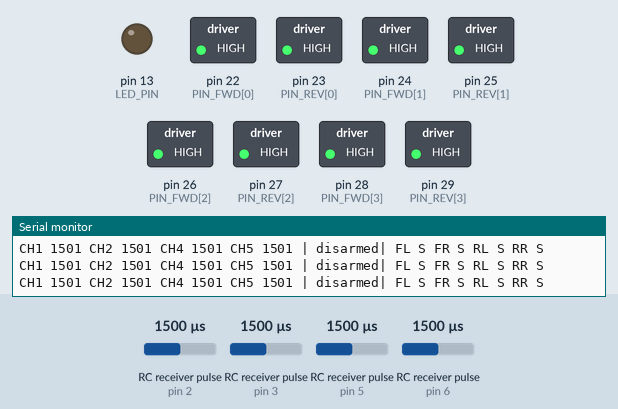
This sketch was run on a simulated Arduino Mega 2560, built with avr-gcc and run on an emulated ATmega2560. On the bench: switched loads named in the sketch (green lamp = pin HIGH), output pins drawn as LEDs (lit = HIGH), the last lines printed to the serial monitor. Wiring (inferred from the names in the program): 4 × RC receiver channel: data pin 2 / data pin 3 / data pin 5 / data pin 6. The test bench sets the inputs (shaded band); at power-on: RC receiver pulse (sensors on pin 6, pin 2, pin 3, pin 5) 1500 µs.

Above: at 1.2 s.
1.3 s: RC receiver pulse (sensor on pin 6) set to 1491 µs
3.5 s: RC receiver pulse (sensor on pin 2) set to 1343 µs
5.0 s: RC receiver pulse (sensor on pin 2) set to 1325 µs
At 6.2 s:
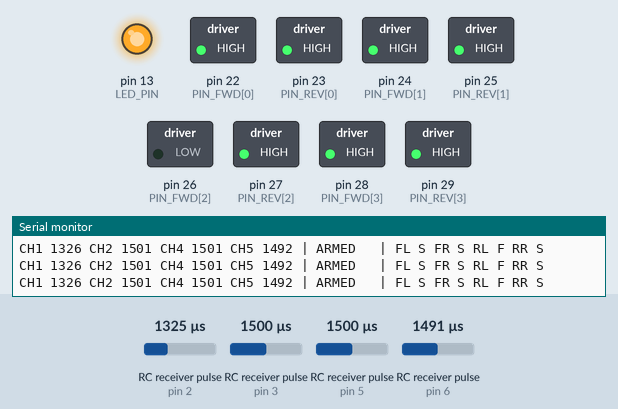
6.5 s: RC receiver pulse (sensor on pin 3) set to 1498 µs
At 7.4 s:
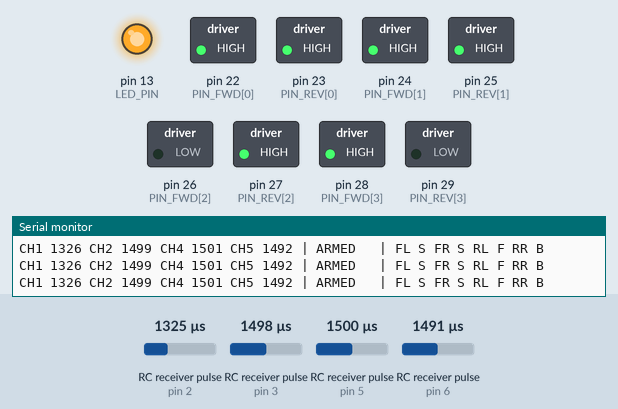
8.0 s: RC receiver pulse (sensor on pin 5) set to 1020 µs
At 9.6 s:
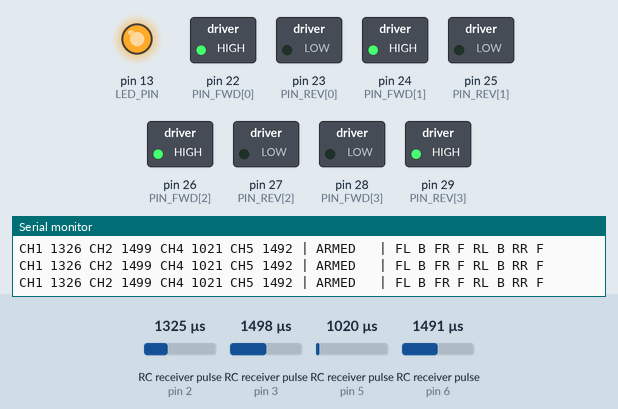
10.0 s: RC receiver pulse (sensor on pin 3) set to 1020 µs
At 11.2 s:
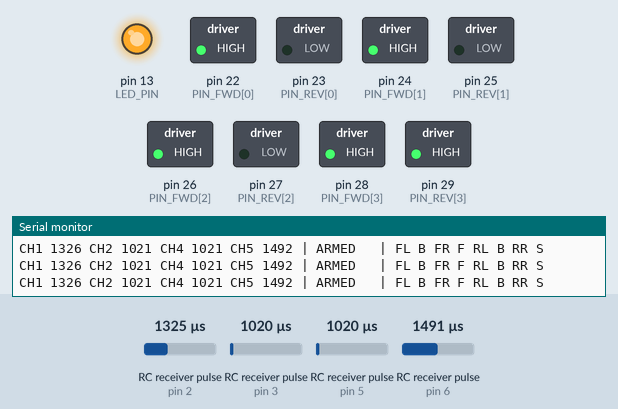
Timing chart, 0 to 12.5 s (numbered marks = the images above; inputs shaded):
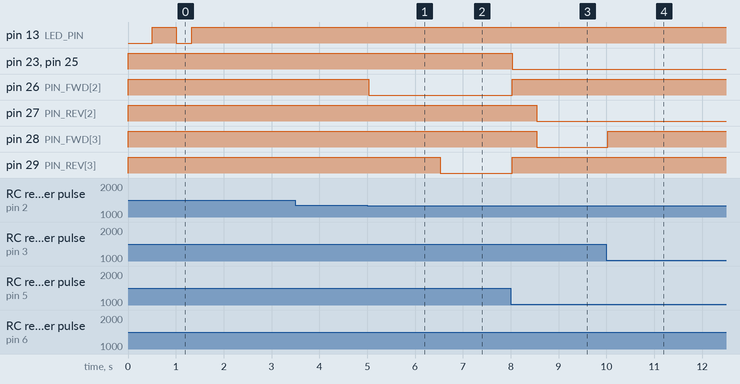

The sketch:

rc_mecanum_mega.ino
```cpp
/*
 * rc_mecanum_mega.ino
 * Arduino MEGA 2560 - FlySky FS-ST8 / FS-SR8 (PWM) ขับฐาน mecanum 4 ล้อผ่าน relay 8 ตัว
 *
 * ต่อสาย:
 *   ตัวรับ CH1..CH8 (ขา S) -> pin 2..9   (+/- ของตัวรับแถวใดแถวหนึ่งจาก 5V/GND ของ Mega)
 *   relay (เหมือน relay_motor_mega_4wd / docs/wiring_relay_motor_4wd.md):
 *     ล้อ    เดินหน้า  ถอยหลัง
 *     FL     22        23
 *     FR     24        25
 *     RL     26        27
 *     RR     28        29
 *     ต่อ relay ต่อล้อ: COM -> ขั้วมอเตอร์, NO -> OUT+, NC -> OUT- ของ governor
 *   pin 13 = LED บนบอร์ด: กะพริบเร็ว = ไม่มีสัญญาณ, กะพริบช้า = ไม่ ARM, ติดค้าง = ARM
 *
 * การบังคับ (ค่าจากรีโมทจริง: คันโยก 1000-2000 กลาง 1500, SWA ขึ้น 2000 / ลง 1000):
 *   SWA (CH5, pin 6) ลง = ARM, ขึ้น = หยุดทุกล้อ
 *   คันโยกขวา ขึ้น/ลง  (CH2, pin 3) = เดินหน้า / ถอยหลัง
 *   คันโยกขวา ซ้าย/ขวา (CH1, pin 2) = สไลด์ข้าง
 *   คันโยกซ้าย ซ้าย/ขวา (CH4, pin 5) = หมุนตัว
 *   ผสมกันได้ เช่น ดันขึ้น+ขวา = ทแยงหน้าขวา (FL, RR เดินหน้า; FR, RL หยุด)
 *   relay เปิดปิดได้อย่างเดียว ความเร็วยังตั้งด้วยลูกบิด governor
 *
 * ความปลอดภัย:
 *   1) ต้องเห็น SWA อยู่ข้างบนก่อนหนึ่งครั้ง หลังเปิดเครื่องหรือหลังสัญญาณหาย ถึงจะ ARM ได้
 *   2) สัญญาณหายเกิน SIGNAL_TIMEOUT_MS -> หยุดทุกล้อ (FAILSAFE ที่รีโมทให้เป็น NOT SET / NONE)
 *   3) กลับทางต้องหยุดค้าง REVERSE_DELAY ก่อน, ไม่เปิด relay สองตัวของล้อเดียวกันพร้อมกัน
 *   4) relay ถูกสั่ง "ปิด" ก่อนตั้งขาเป็น OUTPUT จะได้ไม่กระตุกตอนบูต
 *
 * Serial 115200 (ทุก 250 ms): "CH1 1500 CH2 1500 CH4 1500 CH5 2000 | ARMED | FL S FR S RL S RR S"
 */

// ---------------- ค่าที่อาจต้องปรับ ----------------
const uint8_t PIN_CH1 = 2;  // สไลด์ข้าง
const uint8_t PIN_CH2 = 3;  // เดินหน้า/ถอย
const uint8_t PIN_CH4 = 5;  // หมุนตัว
const uint8_t PIN_CH5 = 6;  // SWA
const uint8_t LED_PIN = 13;

const uint8_t NUM_WHEELS = 4;
const char WHEEL_NAME[NUM_WHEELS][3] = {"FL", "FR", "RL", "RR"};
const uint8_t PIN_FWD[NUM_WHEELS] = {22, 24, 26, 28};
const uint8_t PIN_REV[NUM_WHEELS] = {23, 25, 27, 29};
const bool INVERT[NUM_WHEELS] = {false, true, false, false};  // ล้อไหนหมุนกลับด้าน ตั้ง true

const bool RELAY_ACTIVE_LOW = true;  // โมดูล relay ของโปรเจ็คนี้ LOW = ทำงาน

const float ENGAGE = 0.35;   // ค่ารวมของล้อต้องเกินนี้ถึงหมุน (คันโยก 0-1 จากกลางถึงสุด)
const float RELEASE = 0.20;  // หมุนอยู่แล้ว ลดต่ำกว่านี้ถึงหยุด (กันกระพริบตรงขอบ)
const unsigned long REVERSE_DELAY = 500;      // หยุดค้างก่อนกลับทาง (ms)
const unsigned long SIGNAL_TIMEOUT_MS = 400;  // ไม่มีพัลส์ถูกต้องเกินนี้ = หยุด
// ตัวรับส่งพัลส์ทุกช่องเกือบพร้อมกันต่อเฟรม อ่านช่องหนึ่งเสร็จ ช่องถัดไปต้องรอเฟรมใหม่
// เลยต้องรอได้นานกว่าหนึ่งเฟรม (25 ms เคยสั้นเกิน อ่านได้สลับช่องไม่เคยครบ)
const unsigned long PULSE_TIMEOUT_US = 60000;
const unsigned long PRINT_MS = 250;
// ---------------------------------------------------

enum Dir : int8_t { D_REV = -1, D_STOP = 0, D_FWD = 1 };

Dir current[NUM_WHEELS] = {D_STOP, D_STOP, D_STOP, D_STOP};
Dir target[NUM_WHEELS] = {D_STOP, D_STOP, D_STOP, D_STOP};
unsigned long stoppedAt[NUM_WHEELS] = {0, 0, 0, 0};

bool armed = false;
bool sawDisarmed = false;  // safety latch
unsigned long lastGoodSignal = 0;
unsigned long lastPrint = 0;
int ch1 = 0, ch2 = 0, ch4 = 0, ch5 = 0;

void relayWrite(uint8_t pin, bool on) {
  digitalWrite(pin, (on != RELAY_ACTIVE_LOW) ? HIGH : LOW);
}

void applyWheel(uint8_t i, Dir d) {
  Dir wired = INVERT[i] ? (Dir)(-d) : d;
  relayWrite(PIN_FWD[i], false);  // ปิดทั้งคู่ก่อน แล้วค่อยเปิดตัวที่ต้องการ
  relayWrite(PIN_REV[i], false);
  if (wired == D_FWD) relayWrite(PIN_FWD[i], true);
  if (wired == D_REV) relayWrite(PIN_REV[i], true);
  if (current[i] != D_STOP && d == D_STOP) stoppedAt[i] = millis();
  current[i] = d;
}

// ทุกล้อผ่าน STOP ก่อนกลับทาง และรอ REVERSE_DELAY นับจากตอนหยุด
void updateWheel(uint8_t i, unsigned long now) {
  if (target[i] == current[i]) return;
  if (current[i] != D_STOP) {
    applyWheel(i, D_STOP);
  } else if (now - stoppedAt[i] >= REVERSE_DELAY) {
    applyWheel(i, target[i]);
  }
}

// พัลส์ 1000-2000 us -> -1..1, ค่าผิดช่วงทำให้ *ok = false
float stickValue(int us, bool *ok) {
  if (us < 900 || us > 2100) {
    *ok = false;
    return 0;
  }
  float v = (us - 1500) / 500.0;
  return v > 1 ? 1 : (v < -1 ? -1 : v);
}

// ค่ารวมของล้อ -> ทิศ พร้อม hysteresis เทียบกับทิศที่หมุนอยู่
Dir toDir(float v, Dir now) {
  if (now == D_FWD && v > RELEASE) return D_FWD;
  if (now == D_REV && v < -RELEASE) return D_REV;
  if (v > ENGAGE) return D_FWD;
  if (v < -ENGAGE) return D_REV;
  return D_STOP;
}

char dirChar(Dir d) {
  return d == D_FWD ? 'F' : (d == D_REV ? 'B' : 'S');
}

void updateLed(unsigned long now, bool signal) {
  if (signal && armed) {
    digitalWrite(LED_PIN, HIGH);
  } else {
    unsigned long period = signal ? 500 : 120;
    digitalWrite(LED_PIN, (now / period) % 2 ? HIGH : LOW);
  }
}

void setup() {
  for (uint8_t i = 0; i < NUM_WHEELS; i++) {
    relayWrite(PIN_FWD[i], false);  // ตั้งระดับ "ปิด" ก่อน pinMode จะได้ไม่กระตุก
    relayWrite(PIN_REV[i], false);
    pinMode(PIN_FWD[i], OUTPUT);
    pinMode(PIN_REV[i], OUTPUT);
  }
  pinMode(LED_PIN, OUTPUT);
  pinMode(PIN_CH1, INPUT);
  pinMode(PIN_CH2, INPUT);
  pinMode(PIN_CH4, INPUT);
  pinMode(PIN_CH5, INPUT);
  Serial.begin(115200);
  Serial.println(F("READY rc_mecanum_mega (flip SWA up, then down to ARM)"));
}

void loop() {
  ch1 = pulseIn(PIN_CH1, HIGH, PULSE_TIMEOUT_US);
  ch2 = pulseIn(PIN_CH2, HIGH, PULSE_TIMEOUT_US);
  ch4 = pulseIn(PIN_CH4, HIGH, PULSE_TIMEOUT_US);
  ch5 = pulseIn(PIN_CH5, HIGH, PULSE_TIMEOUT_US);
  unsigned long now = millis();

  bool ok = true;
  float strafe = stickValue(ch1, &ok);
  float drive = stickValue(ch2, &ok);
  float rotate = stickValue(ch4, &ok);
  bool swaValid = ch5 >= 900 && ch5 <= 2100;
  if (ok && swaValid) lastGoodSignal = now;
  bool signal = lastGoodSignal != 0 && now - lastGoodSignal <= SIGNAL_TIMEOUT_MS;

  if (!signal) {
    armed = false;
    sawDisarmed = false;  // สัญญาณกลับมาแล้วต้องยก SWA ขึ้นก่อนหนึ่งครั้ง
  } else if (ok && swaValid) {
    bool swaDown = ch5 < 1500;
    if (!swaDown) sawDisarmed = true;
    armed = swaDown && sawDisarmed;
  }

  // mecanum: ล้อหน้า/หลังฝั่งเดียวกันหมุนสวนกันตอนสไลด์ข้าง
  float mix[NUM_WHEELS] = {
    drive + strafe + rotate,  // FL
    drive - strafe - rotate,  // FR
    drive - strafe + rotate,  // RL
    drive + strafe - rotate,  // RR
  };
  for (uint8_t i = 0; i < NUM_WHEELS; i++) {
    target[i] = armed ? toDir(mix[i], current[i]) : D_STOP;
    if (!armed && current[i] != D_STOP) applyWheel(i, D_STOP);  // ปลด ARM = หยุดทันที
    updateWheel(i, now);
  }
  updateLed(now, signal);

  if (now - lastPrint >= PRINT_MS) {
    lastPrint = now;
    Serial.print(F("CH1 ")); Serial.print(ch1);
    Serial.print(F(" CH2 ")); Serial.print(ch2);
    Serial.print(F(" CH4 ")); Serial.print(ch4);
    Serial.print(F(" CH5 ")); Serial.print(ch5);
    Serial.print(signal ? (armed ? F(" | ARMED   |") : (sawDisarmed ? F(" | disarmed|") : F(" | SWA up first|")))
                        : F(" | NO SIGNAL|"));
    for (uint8_t i = 0; i < NUM_WHEELS; i++) {
      Serial.print(' ');
      Serial.print(WHEEL_NAME[i]);
      Serial.print(' ');
      Serial.print(dirChar(current[i]));
    }
    Serial.println();
  }
}
```

Measured:
- the behaviour switches between 1326 and 1325 µs on RC receiver pulse (sensor on pin 2) (found by bisection; images 0 and 1)
- the behaviour switches between 1499 and 1498 µs on RC receiver pulse (sensor on pin 3) (found by bisection; images 1 and 2)
- after the input at 5.0 s, pin 26 (PIN_FWD[2]): HIGH → LOW at once
- after the input at 6.5 s, pin 29 (PIN_REV[3]): HIGH → LOW at once
- after the input at 8.0 s, pin 23 (PIN_REV[0]), pin 25 (PIN_REV[1]): HIGH → LOW at once; pin 26 (PIN_FWD[2]), pin 29 (PIN_REV[3]): LOW → HIGH at once; pin 27 (PIN_REV[2]), pin 28 (PIN_FWD[3]): HIGH → LOW after 0.55 s
- after the input at 10.0 s, pin 28 (PIN_FWD[3]): LOW → HIGH at once
